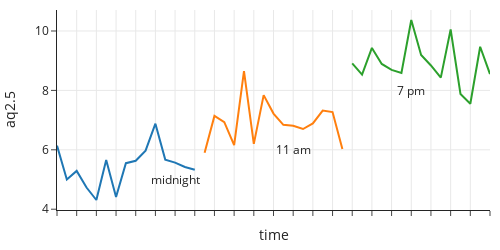

This figure's notebook cell:
### Markdown cell above
Line plots can give us a sense of variation in the measurements. In one 30-minute period, we expect the measurements to be roughly the same, with the exception of minor variations from the particles moving in the air and measurement error of the instrument.

### Code cell
fig = px.line(pm, x="time", y="aq2.5", color="hour")

fig.add_annotation(x=12, y=5, text="midnight", showarrow=False)
fig.add_annotation(x=24, y=6, text="11 am", showarrow=False)
fig.add_annotation(x=36, y=8, text="7 pm", showarrow=False)

fig.update_xaxes(showticklabels=False)
fig.update_layout(width=500, height=250, showlegend=False)

fig.show()

### Figure 1 — Plotly figure (JSON) as saved in the notebook; plotly's stock layout.template omitted (floating-point values rounded to 4 significant figures)
{"data": [{"hovertemplate": "hour=0<br>time=%{x}<br>aq2.5=%{y}<extra></extra>", "legendgroup": "0", "line": {"color": "#1F77B4", "dash": "solid"}, "marker": {"symbol": "circle"}, "mode": "lines", "name": "0", "orientation": "v", "showlegend": true, "type": "scatter", "x": ["2022-04-01 00:01:10 UTC", "2022-04-01 00:03:10 UTC", "2022-04-01 00:05:10 UTC", "2022-04-01 00:07:10 UTC", "2022-04-01 00:09:10 UTC", "2022-04-01 00:11:10 UTC", "2022-04-01 00:13:10 UTC", "2022-04-01 00:15:10 UTC", "2022-04-01 00:17:10 UTC", "2022-04-01 00:19:10 UTC", "2022-04-01 00:21:10 UTC", "2022-04-01 00:23:10 UTC", "2022-04-01 00:25:10 UTC", "2022-04-01 00:27:10 UTC", "2022-04-01 00:29:10 UTC"], "xaxis": "x", "y": [6.14, 5, 5.29, 4.73, 4.31, 5.66, 4.41, 5.55, 5.63, 5.97, 6.88, 5.67, 5.57, 5.42, 5.33], "yaxis": "y"}, {"hovertemplate": "hour=11<br>time=%{x}<br>aq2.5=%{y}<extra></extra>", "legendgroup": "11", "line": {"color": "#FF7F0E", "dash": "solid"}, "marker": {"symbol": "circle"}, "mode": "lines", "name": "11", "orientation": "v", "showlegend": true, "type": "scatter", "x": ["2022-04-01 11:03:16 UTC", "2022-04-01 11:05:16 UTC", "2022-04-01 11:07:16 UTC", "2022-04-01 11:09:16 UTC", "2022-04-01 11:11:16 UTC", "2022-04-01 11:13:16 UTC", "2022-04-01 11:15:16 UTC", "2022-04-01 11:17:16 UTC", "2022-04-01 11:19:16 UTC", "2022-04-01 11:21:16 UTC", "2022-04-01 11:23:16 UTC", "2022-04-01 11:25:17 UTC", "2022-04-01 11:27:16 UTC", "2022-04-01 11:29:16 UTC", "2022-04-01 11:31:16 UTC"], "xaxis": "x", "y": [5.9, 7.14, 6.93, 6.16, 8.65, 6.2, 7.84, 7.22, 6.84, 6.81, 6.7, 6.89, 7.32, 7.27, 6.03], "yaxis": "y"}, {"hovertemplate": "hour=19<br>time=%{x}<br>aq2.5=%{y}<extra></extra>", "legendgroup": "19", "line": {"color": "#2CA02C", "dash": "solid"}, "marker": {"symbol": "circle"}, "mode": "lines", "name": "19", "orientation": "v", "showlegend": true, "type": "scatter", "x": ["2022-04-01 19:03:20 UTC", "2022-04-01 19:05:20 UTC", "2022-04-01 19:07:20 UTC", "2022-04-01 19:09:20 UTC", "2022-04-01 19:11:20 UTC", "2022-04-01 19:13:20 UTC", "2022-04-01 19:15:20 UTC", "2022-04-01 19:17:21 UTC", "2022-04-01 19:19:20 UTC", "2022-04-01 19:21:20 UTC", "2022-04-01 19:23:20 UTC", "2022-04-01 19:25:20 UTC", "2022-04-01 19:27:20 UTC", "2022-04-01 19:29:20 UTC", "2022-04-01 19:31:20 UTC"], "xaxis": "x", "y": [8.91, 8.53, 9.43, 8.89, 8.69, 8.59, 10.37, 9.19, 8.84, 8.43, 10.05, 7.88, 7.55, 9.47, 8.55], "yaxis": "y"}], "layout": {"annotations": [{"showarrow": false, "text": "midnight", "x": 12, "y": 5}, {"showarrow": false, "text": "11 am", "x": 24, "y": 6}, {"showarrow": false, "text": "7 pm", "x": 36, "y": 8}], "height": 250, "legend": {"title": {"text": "hour"}, "tracegroupgap": 0}, "showlegend": false, "width": 500, "xaxis": {"anchor": "y", "domain": [0, 1], "showticklabels": false, "title": {"text": "time"}}, "yaxis": {"anchor": "x", "domain": [0, 1], "title": {"text": "aq2.5"}}}}
